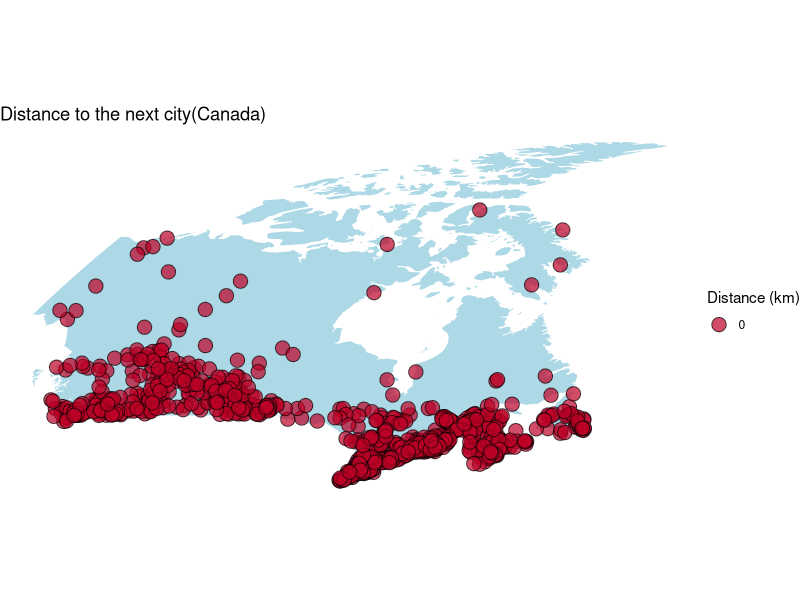

This figure's R source:
## ---- chunk 1
library(maps) ## Draw geographical maps.
library(sf) ## Simple Feature: import, export and manipulate vector data
library(tidyverse) ##Collection of packages (visualization, manipulation): ggplot2, dplyr, purrr, etc
library(units) ## Support for measurement units in R vectors, matrices and arrays: propagation, conversion, derivation
library(rnaturalearth) ## Hold and facilitate interaction with Natural Earth map data
library(rnaturalearthdata)
## ---- chunk 2
head(world.cities) # from the maps package(world cities of population greater than about 40,000)
## ---- chunk 3
cities <- st_as_sf(world.cities, coords = c("long", "lat"), crs = 4326)
cities
## ---- chunk 4
CA_cities <- filter(cities, country.etc == "Canada")

# create a new label combining name and country
CA_cities <- mutate(CA_cities, city_country = str_c(name, " (", country.etc, ")"))
CA_cities
## ---- chunk 5
dist_st.Jh <- st_distance(slice(CA_cities, 663), 
                              slice(CA_cities, c(831, 106, 852)))
dist_st.Jh# distance in meters
## ---- chunk 6
set_units(dist_st.Jh, "km")

as.vector(dist_st.Jh) ## shows as a vector
## ---- chunk 7
distance_all <- st_distance(CA_cities)
# matrix
dim(distance_all)
# change m to km
distance_all_km <- set_units(distance_all, km)
# replace the distance of 0 m with NA
#distance_all_km[distance_all_km == set_units(0, km)] <- NA
dim(distance_all_km)

## ---- chunk 8
Dis_df <- as.data.frame(distance_all_km)
name_cities <- data.frame(CA_cities$name)
new <- Dis_df
colnames(new) <- name_cities[,1] 
distance_all_km_withname <- cbind(name_cities, new)

write.table(distance_all_km_withname, file = "Geographic_distance_CA_cities.csv",  quote = TRUE, sep = ", ", row.names = FALSE, col.names = TRUE, qmethod = "double")
## ---- chunk 9
dist_test<- st_distance(slice(CA_cities, 1), 
                              slice(CA_cities, c(2,5)))
dist_test# distance in meters
set_units(dist_test, "km")

## ---- chunk 10
pos <- apply(distance_all_km, 1, which.min)
dist <- apply(distance_all_km, 1, min, na.rm = TRUE)
# add the distance and get the name of the city
CA_cities <- mutate(CA_cities, nearest_city =  city_country[pos], 
                             geometry_nearest = geometry[pos],
                             distance_city = dist)
## ---- chunk 11
world <- ne_countries(scale = "medium", returnclass = "sf", country = 'canada')
# map
ggplot(world) +
   geom_sf(fill = "lightblue", colour = "white") +
   geom_sf(data = CA_cities, 
           aes(size = distance_city),
           alpha = 0.7,
           fill = "#bd0026",
           shape = 21,
           show.legend = 'point') +
   coord_sf(crs = "+proj=robin +lon_0=0 +x_0=0 +y_0=0 +ellps=WGS84 +datum=WGS84 +units=m +no_defs") +
  labs(size = "Distance (km)", title = "Distance to the next city(Canada)") +
  theme_void()
